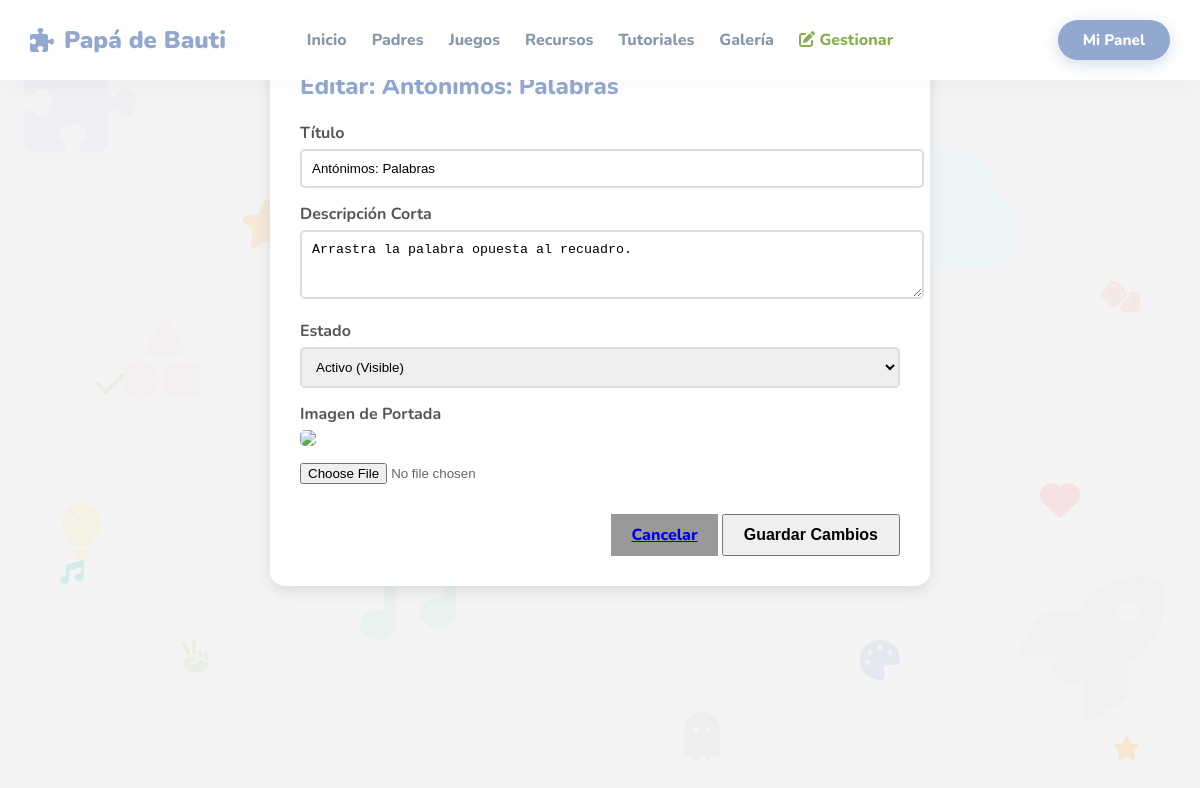
The app's page /editar_juego.php?id=85 (signed in) with its own data.
### tables this page shows
CREATE TABLE `juegos` (
  `id` int(11) NOT NULL,
  `titulo` varchar(100) NOT NULL,
  `descripcion` text DEFAULT NULL,
  `id_categoria` int(11) NOT NULL,
  `id_motor` int(11) NOT NULL,
  `imagen_portada` varchar(100) DEFAULT 'default.jpg',
  `configuracion` text DEFAULT NULL,
  `activo` tinyint(1) DEFAULT 1,
  `tipo_juego` enum('seleccion','memoria','secuencia','pintura','asociacion','texto_drag') DEFAULT 'seleccion',
  `edad_min` int(11) DEFAULT 3,
  `edad_max` int(11) DEFAULT 99
);

### editar_juego.php (the view, shortened to what this page needs)
<?php
require '../includes/db_connect.php';
$id = intval($_GET['id']);
$sql = "SELECT * FROM juegos WHERE id = $id";
$result = $conn->query($sql);
$juego = $result->fetch_assoc();
$img_prev = $juego['imagen_portada'];
if (strpos($img_prev, 'http') === false) $img_prev = "../" . $img_prev;
?>
<!DOCTYPE html>
<html lang="es">
<head>
    <link rel="stylesheet" href="../assets/css/estilos.css">
    <?php include '../includes/header.php'; ?>
</head>
<body>
<div class="editor-box">
    <h2 style="margin-bottom: 20px; color: var(--color-primario);">Editar: <?php echo $juego['titulo']; ?></h2>
    <form action="guardar_juego.php" method="POST" enctype="multipart/form-data">
        <label>Título</label>
        <input type="text" name="titulo" value="<?php echo $juego['titulo']; ?>" required>
        <label>Descripción Corta</label>
        <textarea name="descripcion" rows="3"><?php echo $juego['descripcion']; ?></textarea>
        <label>Estado</label>
        <select name="activo">
            <option value="1" <?php if($juego['activo']==1) echo 'selected'; ?>>Activo (Visible)</option>
        </select>
        <label>Imagen de Portada</label>
        <div style="margin-bottom: 10px;">
            <img src="<?php echo $img_prev; ?>" style="height: 80px; border-radius: 5px;">
        </div>
        <input type="file" name="nueva_imagen" accept="image/*">
        <div style="margin-top: 30px; text-align: right;">
            <a href="listar_juegos.php" class="btn-grande" style="background:#999; font-size: 1rem; padding: 10px 20px;">Cancelar</a>
            <button type="submit" class="btn-grande btn-jugar" style="font-size: 1rem; padding: 10px 20px;">Guardar Cambios</button>
        </div>
    </form>
</div>
</body>
</html>

### estilos.css (style rules this page uses)
:root { --color-fondo: #fdfbf7; --color-primario: #92A8D1; --color-secundario: #7FA1C3; --color-texto: #4A4A4A; --color-acento: #88B04B; }

### header.php (style rules this page uses)
:root { --p-azul: #92A8D1; --p-rosa: #F7CAC9; --p-verde: #88B04B; --p-naranja: #FFB347; --p-teal: #4ECDC4; --color-fondo: #fdfbf7; }
body { font-family: 'Nunito', sans-serif; background-color: var(--color-fondo); color: #666; padding-top: 80px; margin: 0; overflow-x: hidden; }
h1, h2, h3, h4, .btn-grande, .nav-link { font-weight: 800 !important; }

### editar_juego.php (style rules this page uses)
body { background: #f4f4f4; display: block; padding: 20px; }
.editor-box { width: 100%; max-width: 600px; margin: 0 auto; background: white; padding: 30px; border-radius: 15px; box-shadow: 0 5px 15px rgba(0,0,0,0.1); }
label { display: block; margin: 15px 0 5px; font-weight: bold; color: #555; }
input[type="text"], textarea, select { width: 100%; padding: 10px; border: 2px solid #ddd; border-radius: 5px; }

### records on screen
juegos: titulo "Antónimos: Palabras", descripcion "Arrastra la palabra opuesta al recuadro.", activo "Activo (Visible)"
